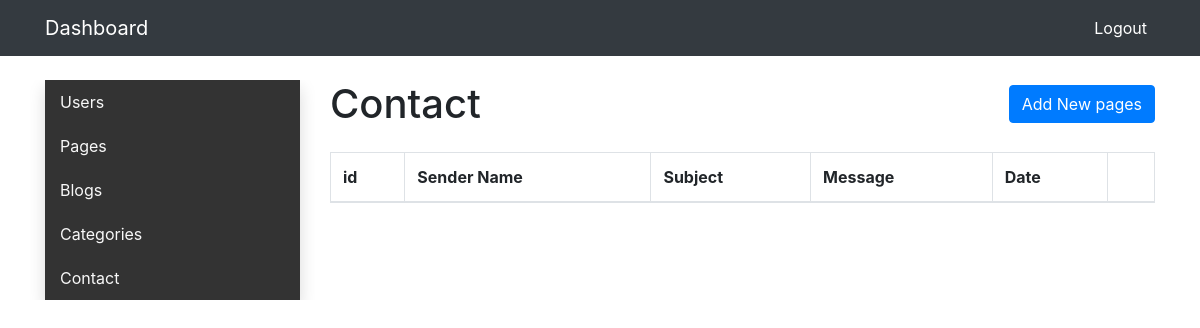
The page /app/admin/contact.php on the database as committed earlier.
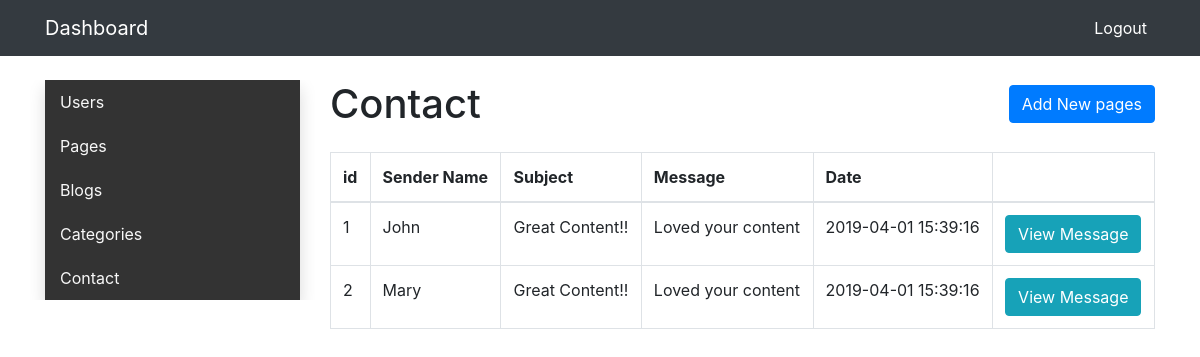
The same page on the database as committed later.
### tables this page shows
CREATE TABLE `contact` (
  `id` int(11) NOT NULL,
  `sender_name` varchar(255) NOT NULL,
  `sender_subject` varchar(255) NOT NULL,
  `sender_message` text NOT NULL,
  `created_at` datetime NOT NULL DEFAULT CURRENT_TIMESTAMP
);

### app/admin/contact.php (the view, shortened to what this page needs)
<?php
         include('./partial/header.php');
        ?>
<div class="container my-4">
<div class="row">
 <div class="col-lg-3 sidenav ">
 <?php include('./partial/sidebar.php'); ?>
 </div>
 <div class="col-lg-9">
 <div class="d-flex align-items-center justify-content-between mb-4">
  <h1 class="mb-0">Contact </h1>
  <button type="button" class="btn btn-primary" data-toggle="modal" data-target="#newPagesModal">
   Add New pages
  </button>
 </div>
  <table class="table table-bordered">
  <thead>
    <tr>
      <th scope="col">id</th>
      <th scope="col">Sender Name</th>
      <th scope="col">Subject</th>
      <th scope="col">Message</th>
      <th scope="col">Date</th>
      <th scope="col"></th>
    </tr>
  </thead>
  <tbody>
    <?php
    $sth = $pdo->prepare("SELECT * FROM contact");
    $sth->execute();
    $results = $sth->fetchAll();
    foreach ($results as $result ) {
      ?>
       <tr>
       <td><?php echo $result->id; ?></td>
       <td><?php echo $result->sender_name; ?></td>
       <td><?php echo $result->sender_subject; ?></td>
       <td><?php echo $result->sender_message; ?></td>
       <td><?php echo $result->created_at; ?></td>
       <td>
        <a class="btn btn-info" href="#">View Message</a>
       </td>
       </tr>
      <?php
    }
  ?>
  </tbody>
</table>
 </div>
</div>
</div>
<?php
         include('./partial/footer.php');
        ?>

### app/admin/partial/header.php (shortened to what this page needs)
<!DOCTYPE html>
<html>
<head>
  <link rel="stylesheet" href="https://stackpath.bootstrapcdn.com/bootstrap/4.3.1/css/bootstrap.min.css">
  <link rel="stylesheet"  href="./assets/css/dashboard.css">
</head>
<body>
<nav class="navbar navbar-expand-lg navbar-dark bg-dark">
 <div class="container">
  <a class="navbar-brand" href="admin.php">Dashboard</a>
  <div class="collapse navbar-collapse" id="navbarTogglerDemo03">
    <ul class="navbar-nav ml-auto mt-2 mt-lg-0">
      <li class="nav-item active">
        <a class="nav-link" href="#">Logout</a>
      </li>
    </ul>
  </div>
 </div>
</nav>

### app/admin/partial/sidebar.php
<ul class="nav flex-column shadow">
  <li>
    <a href="users.php">Users</a>
  </li>
  <li>
    <a href="pages.php">Pages</a>
  </li>
  <li>
    <a href="blogs.php">Blogs</a>
  </li>
  <li>
    <a href="category.php">Categories</a>
  </li>
  <li>
    <a href="contact.php">Contact</a>
  </li>
 </ul>

### app/admin/partial/footer.php (shortened to what this page needs)
</body>
</html>

### app/admin/assets/css/dashboard.css (style rules this page uses)
.sidenav { height: 100%; width: 160px; z-index: 1; top: 0; left: 0; overflow-x: hidden; }
.sidenav a { padding: 10px 15px; text-decoration: none; font-size: 16px; color: #f8f8f8; display: block; background-color: #333; }

Rows that differ between the two databases and show on the page:
added contact: id "1", sender_name "John", sender_subject "Great Content!!", sender_message "Loved your content", created_at "2019-04-01 15:39:16"
added contact: id "2", sender_name "Mary", sender_subject "Great Content!!", sender_message "Loved your content", created_at "2019-04-01 15:39:16"
